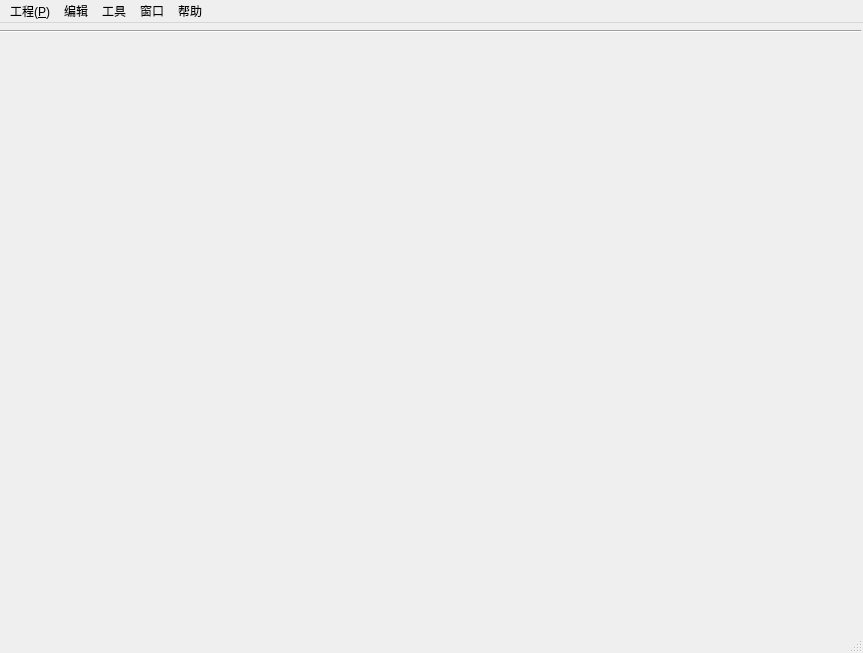
<?xml version="1.0" encoding="UTF-8"?>
<ui version="4.0">
 <class>MainWindow</class>
 <widget class="QMainWindow" name="MainWindow">
  <property name="geometry">
   <rect>
    <x>0</x>
    <y>0</y>
    <width>863</width>
    <height>653</height>
   </rect>
  </property>
  <property name="windowTitle">
   <string>MainWindow</string>
  </property>
  <property name="autoFillBackground">
   <bool>false</bool>
  </property>
  <widget class="QWidget" name="centralWidget">
   <widget class="Line" name="line">
    <property name="geometry">
     <rect>
      <x>0</x>
      <y>0</y>
      <width>861</width>
      <height>16</height>
     </rect>
    </property>
    <property name="orientation">
     <enum>Qt::Horizontal</enum>
    </property>
   </widget>
   <widget class="QStackedWidget" name="stackedWidget">
    <property name="geometry">
     <rect>
      <x>130</x>
      <y>10</y>
      <width>631</width>
      <height>461</height>
     </rect>
    </property>
    <property name="currentIndex">
     <number>1</number>
    </property>
    <widget class="QWidget" name="page"/>
    <widget class="QWidget" name="page_2"/>
   </widget>
  </widget>
  <widget class="QMenuBar" name="menuBar">
   <property name="geometry">
    <rect>
     <x>0</x>
     <y>0</y>
     <width>863</width>
     <height>23</height>
    </rect>
   </property>
   <widget class="QMenu" name="menu_prj">
    <property name="title">
     <string>工程(&amp;P)</string>
    </property>
    <addaction name="actNew"/>
    <addaction name="actOpen"/>
    <addaction name="actClose"/>
    <addaction name="actExit"/>
   </widget>
   <widget class="QMenu" name="menu_2">
    <property name="title">
     <string>工具</string>
    </property>
   </widget>
   <widget class="QMenu" name="menu_3">
    <property name="title">
     <string>窗口</string>
    </property>
   </widget>
   <widget class="QMenu" name="menu_4">
    <property name="title">
     <string>帮助</string>
    </property>
    <addaction name="actDoc"/>
    <addaction name="actAbout"/>
   </widget>
   <widget class="QMenu" name="menu">
    <property name="title">
     <string>编辑</string>
    </property>
    <addaction name="actReload"/>
    <addaction name="actApplyPage"/>
   </widget>
   <addaction name="menu_prj"/>
   <addaction name="menu"/>
   <addaction name="menu_2"/>
   <addaction name="menu_3"/>
   <addaction name="menu_4"/>
  </widget>
  <widget class="QStatusBar" name="statusBar"/>
  <action name="actNew">
   <property name="checkable">
    <bool>false</bool>
   </property>
   <property name="checked">
    <bool>false</bool>
   </property>
   <property name="icon">
    <iconset resource="img.qrc">
     <normaloff>:/new/img/img/new.png</normaloff>:/new/img/img/new.png</iconset>
   </property>
   <property name="text">
    <string>新建</string>
   </property>
  </action>
  <action name="actOpen">
   <property name="icon">
    <iconset resource="img.qrc">
     <normaloff>:/new/img/img/open.png</normaloff>:/new/img/img/open.png</iconset>
   </property>
   <property name="text">
    <string>打开</string>
   </property>
  </action>
  <action name="actClose">
   <property name="icon">
    <iconset resource="img.qrc">
     <normaloff>:/new/img/img/close.png</normaloff>:/new/img/img/close.png</iconset>
   </property>
   <property name="text">
    <string>关闭</string>
   </property>
  </action>
  <action name="actSave">
   <property name="icon">
    <iconset resource="img.qrc">
     <normaloff>:/new/img/img/save.png</normaloff>:/new/img/img/save.png</iconset>
   </property>
   <property name="text">
    <string>保存</string>
   </property>
  </action>
  <action name="actSaveAs">
   <property name="icon">
    <iconset resource="img.qrc">
     <normaloff>:/new/img/img/exit.png</normaloff>:/new/img/img/exit.png</iconset>
   </property>
   <property name="text">
    <string>另存为</string>
   </property>
  </action>
  <action name="actExit">
   <property name="icon">
    <iconset resource="img.qrc">
     <normaloff>:/new/img/img/exit.png</normaloff>:/new/img/img/exit.png</iconset>
   </property>
   <property name="text">
    <string>退出</string>
   </property>
  </action>
  <action name="actCopy">
   <property name="text">
    <string>复制</string>
   </property>
  </action>
  <action name="actCut">
   <property name="text">
    <string>剪切</string>
   </property>
  </action>
  <action name="actPaste">
   <property name="text">
    <string>粘贴</string>
   </property>
  </action>
  <action name="actUndo">
   <property name="text">
    <string>撤销</string>
   </property>
  </action>
  <action name="actSelectAll">
   <property name="text">
    <string>全选</string>
   </property>
  </action>
  <action name="actApply">
   <property name="icon">
    <iconset>
     <normaloff>:/new/img/img/apply.png</normaloff>:/new/img/img/apply.png</iconset>
   </property>
   <property name="text">
    <string>开始应用</string>
   </property>
  </action>
  <action name="actSetingTE">
   <property name="text">
    <string>设置文本编辑器</string>
   </property>
  </action>
  <action name="actAbout">
   <property name="icon">
    <iconset resource="img.qrc">
     <normaloff>:/new/img/img/info.png</normaloff>:/new/img/img/info.png</iconset>
   </property>
   <property name="text">
    <string>关于</string>
   </property>
  </action>
  <action name="actDoc">
   <property name="icon">
    <iconset resource="img.qrc">
     <normaloff>:/new/img/img/doc.png</normaloff>:/new/img/img/doc.png</iconset>
   </property>
   <property name="text">
    <string>说明文档</string>
   </property>
  </action>
  <action name="actReload">
   <property name="text">
    <string>Reload</string>
   </property>
  </action>
  <action name="actApplyPage">
   <property name="text">
    <string>Apply current page</string>
   </property>
  </action>
 </widget>
 <layoutdefault spacing="6" margin="11"/>
 <resources>
  <include location="img.qrc"/>
 </resources>
 <connections/>
</ui>
